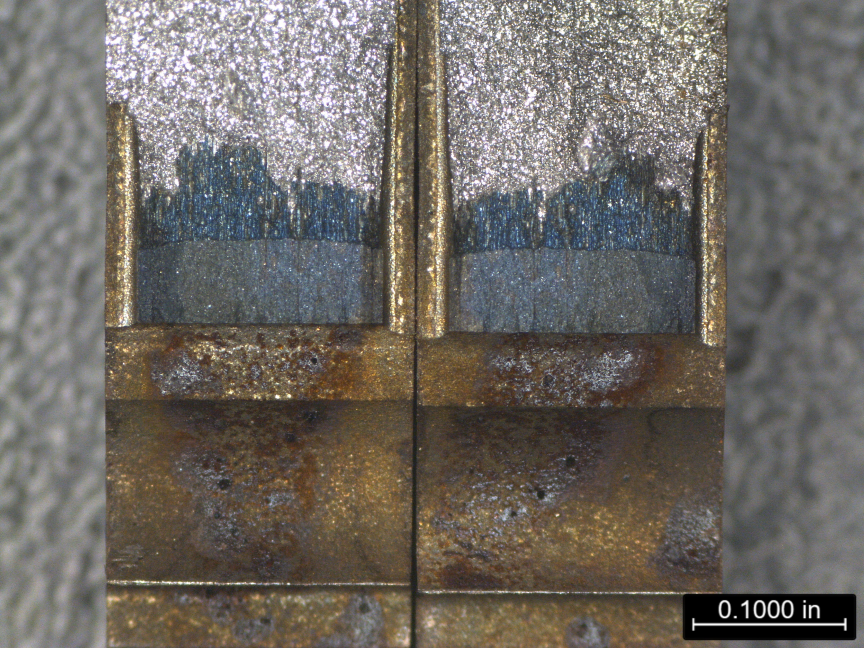
#> input picture sample.jpg, 2592 x 1944 px (shown at 1/3 size)
$ jupyter execute --allow-errors TestNotebook.ipynb
#> lines starting #> are read from the running program, lines starting #| are printed output that depends on the picture
[cell 1]
import cv2
import numpy as np
import matplotlib.pyplot as plt

def detect_lines(image):
    # Convert to grayscale
    gray = cv2.cvtColor(image, cv2.COLOR_BGR2GRAY)
    # Apply edge detection
    edges = cv2.Canny(gray, 100, 200)
    # Detect lines using Hough Transform
    lines = cv2.HoughLinesP(edges, 1, np.pi / 180, threshold=100, minLineLength=100, maxLineGap=10)
    return lines

def method2(image):
    img_gray = cv2.cvtColor(image, cv2.COLOR_BGR2GRAY)
    # Blur the image for better edge detection
    # img_blur = cv2.GaussianBlur(img_gray, (3,3), 0)
    img_blur = cv2.bilateralFilter(img_gray, 2, 50, 50)
    # Canny Edge Detection
    edges = cv2.Canny(image=img_blur, threshold1=100, threshold2=200) # Canny Edge Detection
    return edges

path = "CTDOBody.jpg"
image = cv2.imread(path)
# lines = detect_lines(image)
#> (the rest of this cell did not finish here and is left out)

[cell 2]
from skimage.segmentation import slic, mark_boundaries
from skimage import io
from matplotlib import pyplot as plt
import cv2

img_path = "sample.jpg"
img = io.imread(img_path)
#> img is the input picture: shape (1944, 2592, 3); mean R, G, B 110.6, 105.6, 99.8

img_gray = cv2.cvtColor(img, cv2.COLOR_BGR2GRAY)
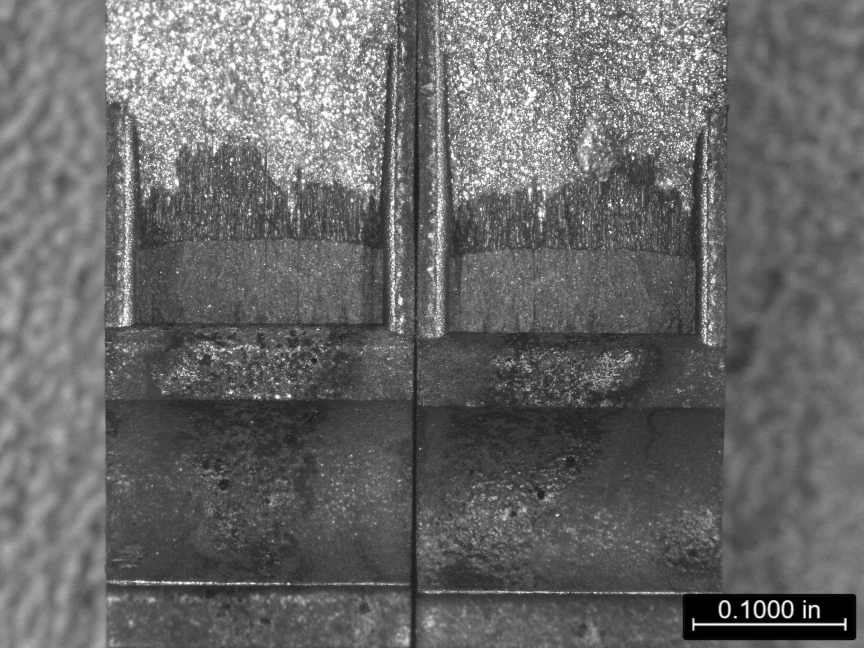
#> img_gray: shape (1944, 2592) (shown at 1/3 size); min 0, max 255, mean 104.4
# Blur the image for better edge detection
# img_blur = cv2.GaussianBlur(img_gray, (3,3), 0)
img_blur = cv2.bilateralFilter(img_gray, 15, 72, 72)
img_segments = slic(img_blur, n_segments=18, compactness=0.12, channel_axis=None)
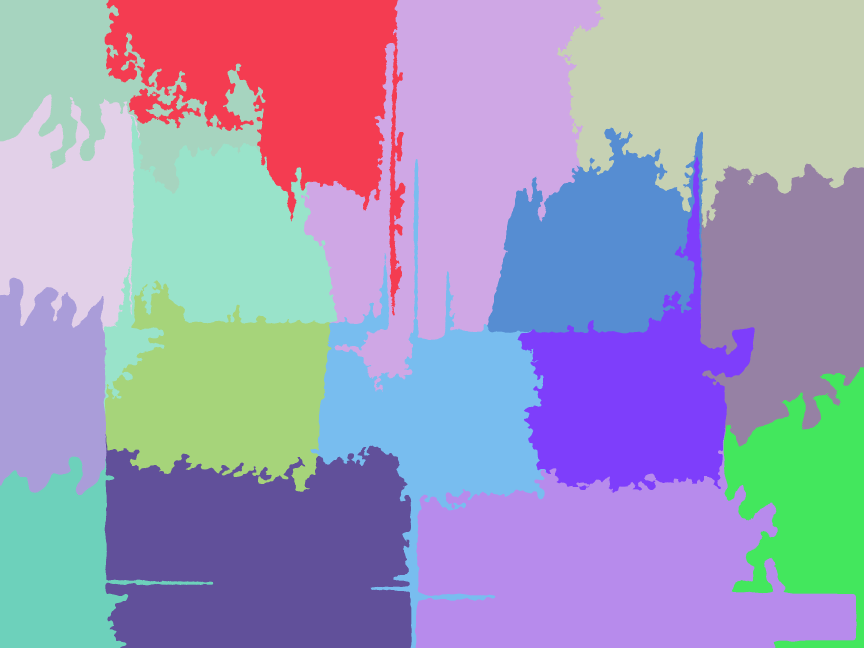
#> img_segments: shape (1944, 2592) int64 (shown at 1/3 size); 16 distinct labels, from 1 to 16; one colour per label, 0 black

# Plot
plt.figure(figsize=(20, 10))

plt.subplot(1, 2, 1)
plt.imshow(img)
plt.title('Original Image')
plt.axis('off')

plt.subplot(1, 2, 2)
plt.imshow(mark_boundaries(img, img_segments, mode='thick'))
plt.title('Detected Lines')
plt.axis('off')
plt.show()
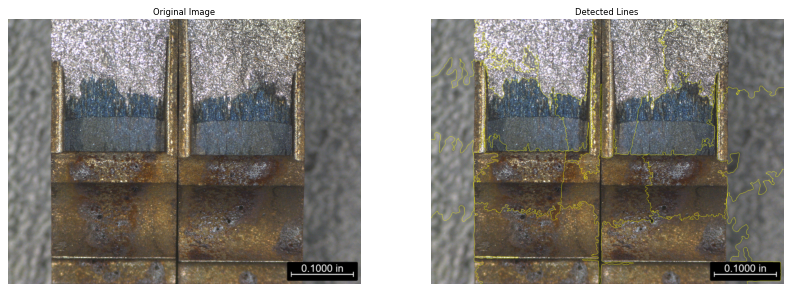
#> figure drawn by matplotlib, 2 panels

[cell 3]
import cv2
import numpy as np
import pytesseract
from matplotlib import pyplot as plt

path = 'CTODBody.jpg'
image = cv2.imread(path)
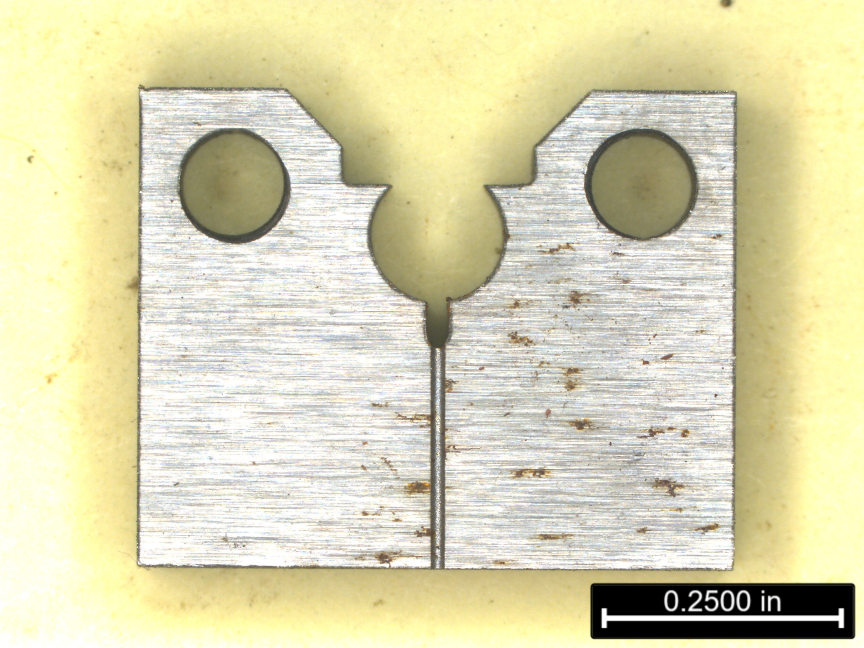
#> input picture CTODBody.jpg, 2592 x 1944 px (shown at 1/3 size)
#> image is the input picture: shape (1944, 2592, 3); mean B, G, R 179.2, 216.2, 220.4
image = cv2.resize(image, (800, 600))  # Resize for better visibility
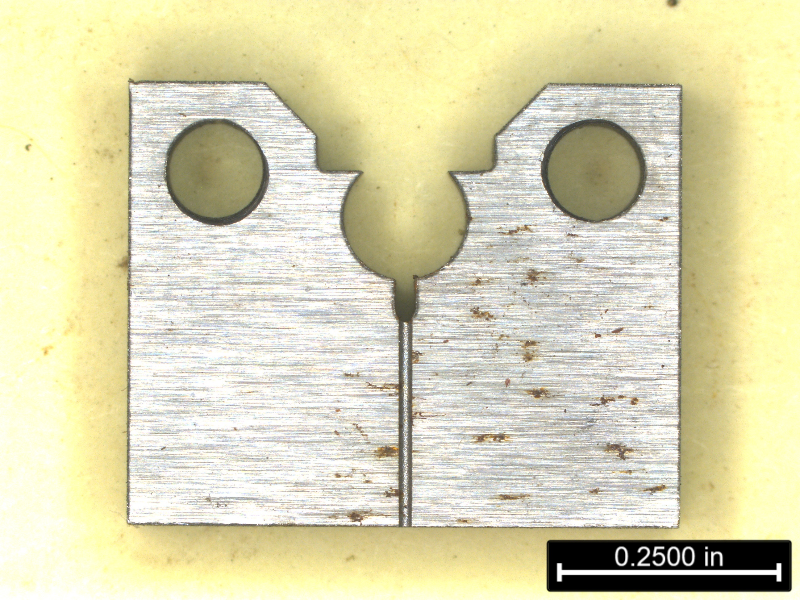
#> image: shape (600, 800, 3); mean B, G, R 179, 216.1, 220.3
gray = cv2.cvtColor(image, cv2.COLOR_BGR2GRAY)
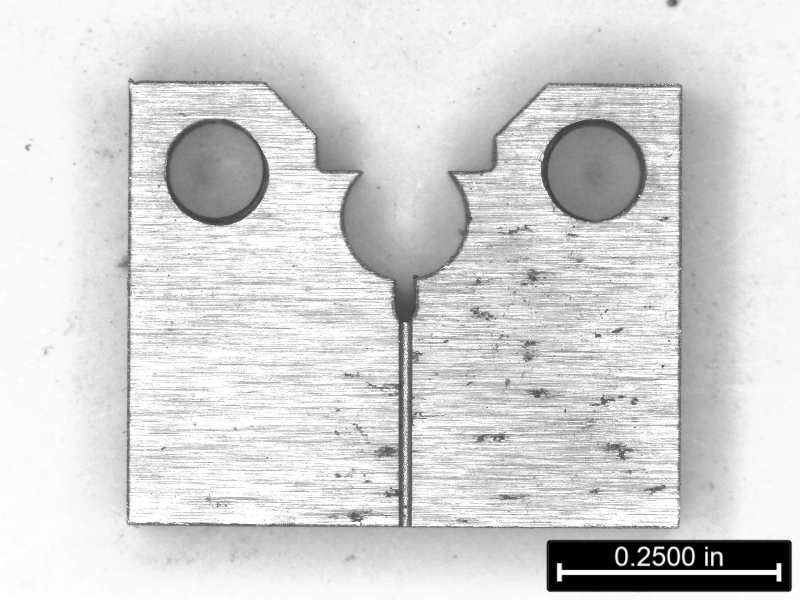
#> gray: shape (600, 800); min 0, max 255, mean 213.1
edges = cv2.Canny(gray, 50, 150)
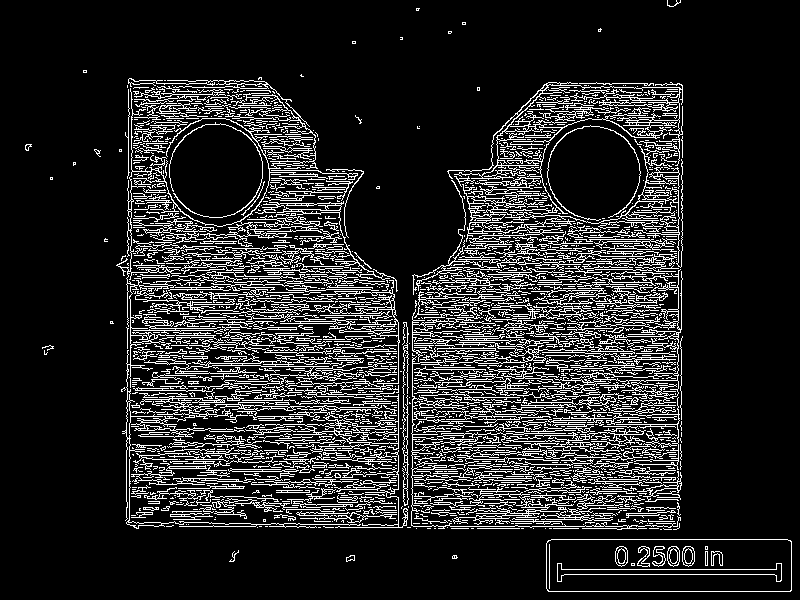
#> edges: shape (600, 800); 14.9% white in thin lines or dots

# Find scale value
x_scale = 0.1255
y_scale = 0.3248
x_start = gray.shape[0] - int(gray.shape[0] * x_scale)
#> x_start = 525
y_start = gray.shape[1] - int(gray.shape[1] * y_scale)
#> y_start = 541
scale_region = gray[x_start:gray.shape[0], y_start:gray.shape[1]]
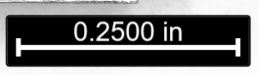
#> scale_region: shape (75, 259); min 0, max 255, mean 105
cv2.imshow('Scale Region', scale_region)
cv2.waitKey(0)
cv2.destroyAllWindows()
pytesseract.pytesseract.tesseract_cmd = 'C:/Program Files/Tesseract-OCR/tesseract.exe'
#> (the rest of this cell did not finish here and is left out)
